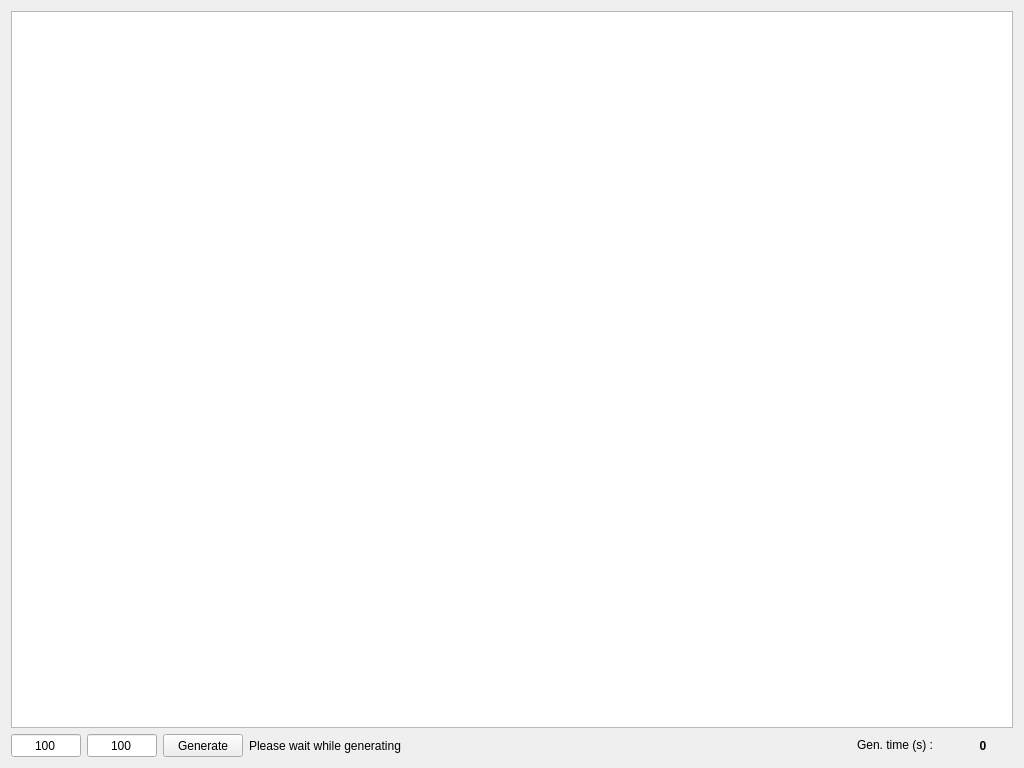
<?xml version="1.0" encoding="UTF-8"?>
<ui version="4.0">
 <class>window</class>
 <widget class="QWidget" name="window">
  <property name="geometry">
   <rect>
    <x>0</x>
    <y>0</y>
    <width>1024</width>
    <height>768</height>
   </rect>
  </property>
  <property name="windowTitle">
   <string>window</string>
  </property>
  <layout class="QVBoxLayout" name="verticalLayout">
   <item>
    <widget class="QGraphicsView" name="graphicsView"/>
   </item>
   <item>
    <layout class="QHBoxLayout" name="horizontalLayout">
     <property name="sizeConstraint">
      <enum>QLayout::SetNoConstraint</enum>
     </property>
     <item>
      <widget class="QLineEdit" name="MAX_X_edit">
       <property name="sizePolicy">
        <sizepolicy hsizetype="Fixed" vsizetype="Fixed">
         <horstretch>0</horstretch>
         <verstretch>0</verstretch>
        </sizepolicy>
       </property>
       <property name="minimumSize">
        <size>
         <width>70</width>
         <height>23</height>
        </size>
       </property>
       <property name="maximumSize">
        <size>
         <width>70</width>
         <height>23</height>
        </size>
       </property>
       <property name="toolTip">
        <string>&lt;html&gt;&lt;head/&gt;&lt;body&gt;&lt;p&gt;Set width of maze&lt;/p&gt;&lt;/body&gt;&lt;/html&gt;</string>
       </property>
       <property name="whatsThis">
        <string>&lt;html&gt;&lt;head/&gt;&lt;body&gt;&lt;p&gt;&lt;br/&gt;&lt;/p&gt;&lt;/body&gt;&lt;/html&gt;</string>
       </property>
       <property name="text">
        <string>100</string>
       </property>
       <property name="alignment">
        <set>Qt::AlignCenter</set>
       </property>
      </widget>
     </item>
     <item>
      <widget class="QLineEdit" name="MAX_Y_edit">
       <property name="sizePolicy">
        <sizepolicy hsizetype="Fixed" vsizetype="Fixed">
         <horstretch>0</horstretch>
         <verstretch>0</verstretch>
        </sizepolicy>
       </property>
       <property name="minimumSize">
        <size>
         <width>70</width>
         <height>23</height>
        </size>
       </property>
       <property name="maximumSize">
        <size>
         <width>70</width>
         <height>23</height>
        </size>
       </property>
       <property name="toolTip">
        <string>&lt;html&gt;&lt;head/&gt;&lt;body&gt;&lt;p&gt;Set height of maze&lt;/p&gt;&lt;/body&gt;&lt;/html&gt;</string>
       </property>
       <property name="text">
        <string>100</string>
       </property>
       <property name="alignment">
        <set>Qt::AlignCenter</set>
       </property>
      </widget>
     </item>
     <item>
      <widget class="QPushButton" name="boutonGen">
       <property name="sizePolicy">
        <sizepolicy hsizetype="Fixed" vsizetype="Fixed">
         <horstretch>0</horstretch>
         <verstretch>0</verstretch>
        </sizepolicy>
       </property>
       <property name="minimumSize">
        <size>
         <width>80</width>
         <height>23</height>
        </size>
       </property>
       <property name="text">
        <string>Generate</string>
       </property>
      </widget>
     </item>
     <item>
      <widget class="QLabel" name="loading_text">
       <property name="enabled">
        <bool>true</bool>
       </property>
       <property name="text">
        <string>Please wait while generating</string>
       </property>
      </widget>
     </item>
     <item>
      <spacer name="horizontalSpacer">
       <property name="orientation">
        <enum>Qt::Horizontal</enum>
       </property>
       <property name="sizeHint" stdset="0">
        <size>
         <width>40</width>
         <height>20</height>
        </size>
       </property>
      </spacer>
     </item>
     <item>
      <widget class="QLabel" name="label">
       <property name="sizePolicy">
        <sizepolicy hsizetype="Fixed" vsizetype="Fixed">
         <horstretch>0</horstretch>
         <verstretch>0</verstretch>
        </sizepolicy>
       </property>
       <property name="minimumSize">
        <size>
         <width>90</width>
         <height>20</height>
        </size>
       </property>
       <property name="maximumSize">
        <size>
         <width>90</width>
         <height>20</height>
        </size>
       </property>
       <property name="text">
        <string>Gen. time (s) :</string>
       </property>
      </widget>
     </item>
     <item>
      <widget class="QLabel" name="time">
       <property name="sizePolicy">
        <sizepolicy hsizetype="Fixed" vsizetype="Fixed">
         <horstretch>0</horstretch>
         <verstretch>0</verstretch>
        </sizepolicy>
       </property>
       <property name="minimumSize">
        <size>
         <width>60</width>
         <height>15</height>
        </size>
       </property>
       <property name="maximumSize">
        <size>
         <width>60</width>
         <height>15</height>
        </size>
       </property>
       <property name="font">
        <font>
         <weight>75</weight>
         <bold>true</bold>
        </font>
       </property>
       <property name="text">
        <string>0</string>
       </property>
       <property name="alignment">
        <set>Qt::AlignCenter</set>
       </property>
      </widget>
     </item>
    </layout>
   </item>
  </layout>
 </widget>
 <layoutdefault spacing="6" margin="11"/>
 <resources/>
 <connections/>
 <slots>
  <slot>on_boutonGenerate_clicked()</slot>
 </slots>
</ui>
